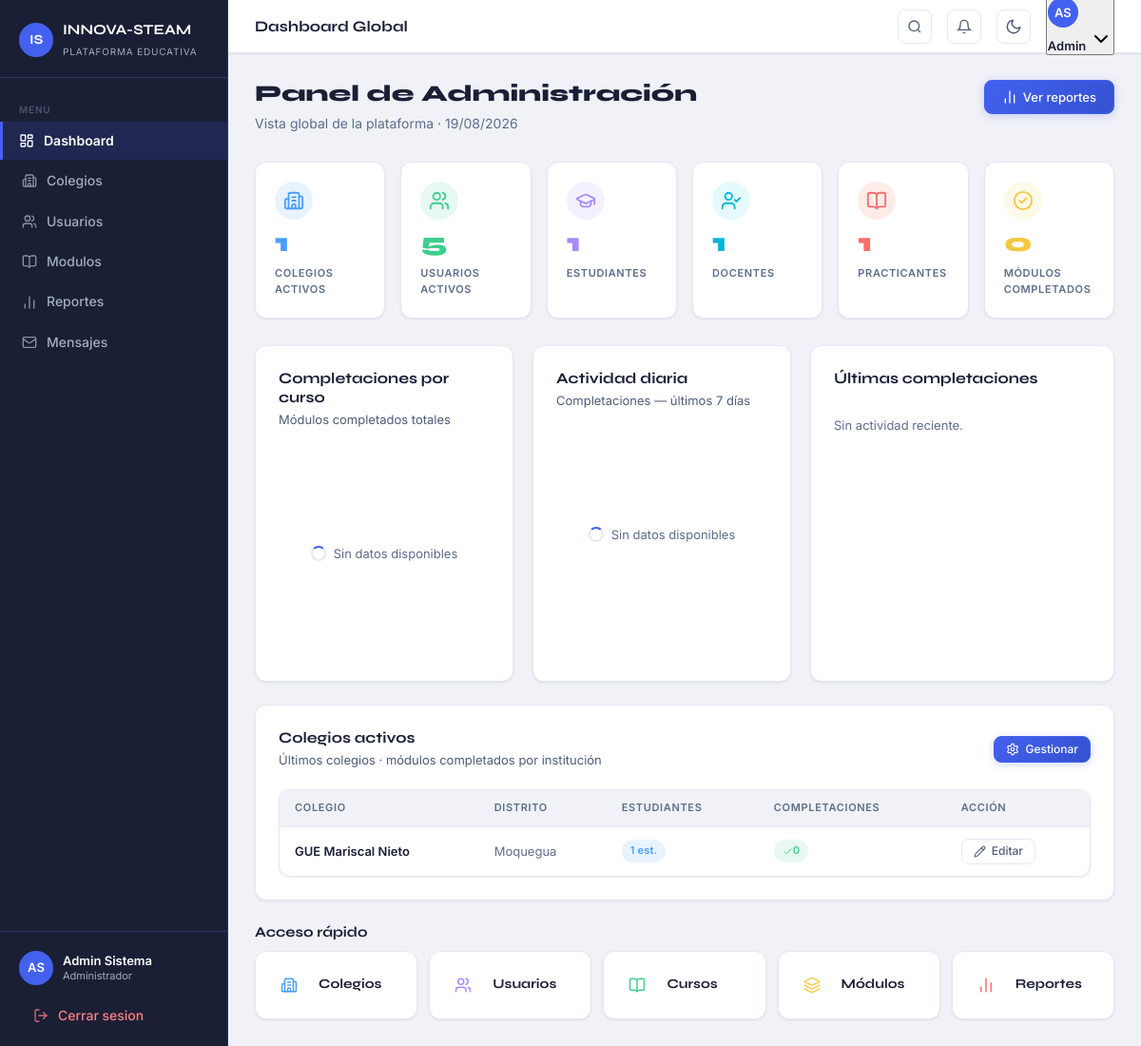
Page /admin/index.php (signed in) on the committed database.
### tables this page shows
CREATE TABLE colegios (
  id          INT UNSIGNED AUTO_INCREMENT PRIMARY KEY,
  nombre      VARCHAR(200)  NOT NULL,
  distrito    VARCHAR(100)  NOT NULL,
  ugel_codigo VARCHAR(30)   NOT NULL,
  director    VARCHAR(150),
  telefono    VARCHAR(30),
  activo      TINYINT(1)    NOT NULL DEFAULT 1,
  created_at  TIMESTAMP     NOT NULL DEFAULT CURRENT_TIMESTAMP
);

### includes/config.php (called while the page is built, shortened)
<?php
function sanitize(string $val): string
{
    return htmlspecialchars(trim($val), ENT_QUOTES, 'UTF-8');
}

### admin/index.php (the view, shortened to what this page needs)
<?php
require_once __DIR__ . '/../includes/config.php';
$pdo = getDB();
$stats = [
    'colegios'     => (int)$pdo->query("SELECT COUNT(*) FROM colegios WHERE activo=1")->fetchColumn(),
    'usuarios'     => (int)$pdo->query("SELECT COUNT(*) FROM usuarios WHERE activo=1")->fetchColumn(),
    'estudiantes'  => (int)$pdo->query("SELECT COUNT(*) FROM usuarios WHERE rol='estudiante' AND activo=1")->fetchColumn(),
    'docentes'     => (int)$pdo->query("SELECT COUNT(*) FROM usuarios WHERE rol='docente' AND activo=1")->fetchColumn(),
    'practicantes' => (int)$pdo->query("SELECT COUNT(*) FROM usuarios WHERE rol='practicante' AND activo=1")->fetchColumn(),
    'completados'  => (int)$pdo->query("SELECT COUNT(*) FROM progreso_estudiante WHERE completado=1")->fetchColumn(),
];
$actividad = $pdo->query("
    SELECT u.nombre, u.apellido, m.titulo AS modulo, c.nombre AS colegio
    FROM progreso_estudiante pe
    JOIN usuarios u ON u.id = pe.estudiante_id
    JOIN modulos m ON m.id = pe.modulo_id
    JOIN estudiante_aula ea ON ea.estudiante_id = pe.estudiante_id
    JOIN aulas a ON a.id = ea.aula_id
    JOIN colegios c ON c.id = a.colegio_id
    WHERE pe.completado = 1
    ORDER BY pe.completado_en DESC
    LIMIT 5
")->fetchAll();
$colegiosRecientes = $pdo->query("
    SELECT col.*,
           COUNT(DISTINCT u.id)   AS total_estudiantes,
           COUNT(DISTINCT pe.id)  AS total_completados
    FROM colegios col
    LEFT JOIN aulas a ON a.colegio_id = col.id
    LEFT JOIN estudiante_aula ea ON ea.aula_id = a.id
    LEFT JOIN usuarios u ON u.id = ea.estudiante_id AND u.rol='estudiante'
    LEFT JOIN progreso_estudiante pe ON pe.estudiante_id = u.id AND pe.completado = 1
    WHERE col.activo = 1
    GROUP BY col.id
    ORDER BY col.created_at DESC
    LIMIT 6
")->fetchAll();
require_once __DIR__ . '/../includes/header.php';
?>
<div class="page-action-header">
  <div>
    <h1 class="page-title">Panel de Administración</h1>
    <p class="page-subtitle">Vista global de la plataforma · <?= date('d/m/Y') ?></p>
  </div>
  <a href="<?= BASE_URL ?>/admin/reportes.php" class="btn btn-primary">
    <i data-lucide="bar-chart-2" style="width:16px;height:16px"></i>
    Ver reportes
  </a>
</div>
<div class="stats-grid-6">
  <div class="stat-card">
    <div class="stat-icon" style="background:rgba(74,158,255,.12);color:var(--blue)">
      <i data-lucide="building-2" style="width:22px;height:22px"></i>
    </div>
    <div class="stat-value" style="color:var(--blue)"><?= $stats['colegios'] ?></div>
    <div class="stat-label">Colegios activos</div>
  </div>
  <div class="stat-card">
    <div class="stat-icon" style="background:rgba(62,207,142,.12);color:var(--green)">
      <i data-lucide="users" style="width:22px;height:22px"></i>
    </div>
    <div class="stat-value" style="color:var(--green)"><?= $stats['usuarios'] ?></div>
    <div class="stat-label">Usuarios activos</div>
  </div>
  <div class="stat-card">
    <div class="stat-icon" style="background:rgba(167,139,250,.12);color:var(--purple)">
      <i data-lucide="graduation-cap" style="width:22px;height:22px"></i>
    </div>
    <div class="stat-value" style="color:var(--purple)"><?= $stats['estudiantes'] ?></div>
    <div class="stat-label">Estudiantes</div>
  </div>
  <div class="stat-card">
    <div class="stat-icon" style="background:rgba(34,211,238,.12);color:var(--teal)">
      <i data-lucide="user-check" style="width:22px;height:22px"></i>
    </div>
    <div class="stat-value" style="color:var(--teal)"><?= $stats['docentes'] ?></div>
    <div class="stat-label">Docentes</div>
  </div>
  <div class="stat-card">
    <div class="stat-icon" style="background:rgba(251,99,64,.12);color:var(--coral)">
      <i data-lucide="book-open" style="width:22px;height:22px"></i>
    </div>
    <div class="stat-value" style="color:var(--coral)"><?= $stats['practicantes'] ?></div>
    <div class="stat-label">Practicantes</div>
  </div>
  <div class="stat-card">
    <div class="stat-icon" style="background:rgba(245,200,66,.12);color:var(--gold)">
      <i data-lucide="check-circle-2" style="width:22px;height:22px"></i>
    </div>
    <div class="stat-value" style="color:var(--gold)"><?= $stats['completados'] ?></div>
    <div class="stat-label">Módulos completados</div>
  </div>
</div>
<div style="display:grid;grid-template-columns:1fr 1fr 320px;gap:20px;margin-bottom:24px">
  <div class="card">
    <div class="card-header">
      <div>
        <h2 class="card-title">Completaciones por curso</h2>
        <p class="card-subtitle">Módulos completados totales</p>
      </div>
    </div>
    <div class="chart-container" style="height:220px;position:relative" id="wrap1">
      <div class="chart-loading" id="load1">Cargando...</div>
    </div>
  </div>
  <div class="card">
    <div class="card-header">
      <div>
        <h2 class="card-title">Actividad diaria</h2>
        <p class="card-subtitle">Completaciones — últimos 7 días</p>
      </div>
    </div>
    <div class="chart-container" style="height:220px;position:relative" id="wrap2">
      <div class="chart-loading" id="load2">Cargando...</div>
    </div>
  </div>
  <div class="card" style="min-width:0">
    <div class="card-header">
      <h2 class="card-title">Últimas completaciones</h2>
    </div>
    <?php if (empty($actividad)): ?>
    <p style="font-size:13px;color:var(--text-muted);padding:8px 0">Sin actividad reciente.</p>
    <?php endif; ?>
  </div>
</div>
<div class="card mb-24">
  <div class="card-header">
    <div>
      <h2 class="card-title">Colegios activos</h2>
      <p class="card-subtitle">Últimos colegios · módulos completados por institución</p>
    </div>
    <a href="<?= BASE_URL ?>/admin/colegios.php" class="btn btn-primary btn-sm">
      <i data-lucide="settings" style="width:14px;height:14px"></i>
      Gestionar
    </a>
  </div>
  <div class="table-wrapper">
    <table>
      <thead>
        <tr>
          <th>Colegio</th>
          <th>Distrito</th>
          <th>Estudiantes</th>
          <th>Completaciones</th>
          <th>Acción</th>
        </tr>
      </thead>
      <tbody>
        <?php if (empty($colegiosRecientes)): ?>
        <tr><td colspan="5" style="text-align:center;padding:32px;color:var(--text-muted)">Sin colegios registrados</td></tr>
        <?php else: ?>
        <?php foreach ($colegiosRecientes as $col): ?>
        <tr>
          <td style="font-weight:600"><?= sanitize($col['nombre']) ?></td>
          <td style="color:var(--text-muted)"><?= sanitize($col['distrito']) ?></td>
          <td><span class="badge" style="background:rgba(74,158,255,.12);color:var(--blue)"><?= (int)$col['total_estudiantes'] ?> est.</span></td>
          <td>
            <span class="badge" style="background:rgba(62,207,142,.12);color:var(--green)">
              <i data-lucide="check" style="width:11px;height:11px"></i>
              <?= (int)$col['total_completados'] ?>
            </span>
          </td>
          <td>
            <a href="<?= BASE_URL ?>/admin/colegios.php?edit=<?= (int)$col['id'] ?>" class="btn btn-ghost btn-sm">
              <i data-lucide="pencil" style="width:13px;height:13px"></i>
              Editar
            </a>
          </td>
        </tr>
        <?php endforeach; ?>
        <?php endif; ?>
      </tbody>
    </table>
  </div>
</div>
<div style="margin-bottom:10px">
  <h2 style="font-family:'Syne',sans-serif;font-size:15px;font-weight:700;color:var(--text-primary)">Acceso rápido</h2>
</div>
<div style="display:grid;grid-template-columns:repeat(auto-fill,minmax(160px,1fr));gap:12px">
<?php
$links = [
  ['href' => BASE_URL.'/admin/colegios.php',  'icon' => 'building-2',  'label' => 'Colegios',  'color' => 'var(--blue)'],
  ['href' => BASE_URL.'/admin/usuarios.php',  'icon' => 'users',       'label' => 'Usuarios',  'color' => 'var(--purple)'],
  ['href' => BASE_URL.'/admin/cursos.php',    'icon' => 'book-open',   'label' => 'Cursos',    'color' => 'var(--green)'],
  ['href' => BASE_URL.'/admin/modulos.php',   'icon' => 'layers',      'label' => 'Módulos',   'color' => 'var(--gold)'],
  ['href' => BASE_URL.'/admin/reportes.php',  'icon' => 'bar-chart-2', 'label' => 'Reportes',  'color' => 'var(--coral)'],
];
foreach ($links as $l): ?>
<a href="<?= $l['href'] ?>"
   class="card"
   style="display:flex;align-items:center;gap:12px;text-decoration:none;padding:16px;transition:border-color .2s,transform .15s"
   onmouseover="this.style.borderColor='<?= $l['color'] ?>44';this.style.transform='translateY(-2px)'"
   onmouseout="this.style.borderColor='';this.style.transform=''">
  <div style="width:38px;height:38px;border-radius:10px;background:<?= $l['color'] ?>18;display:flex;align-items:center;justify-content:center;flex-shrink:0">
    <i data-lucide="<?= $l['icon'] ?>" style="width:18px;height:18px;color:<?= $l['color'] ?>"></i>
  </div>
  <span style="font-family:'Syne',sans-serif;font-weight:700;font-size:14px;color:var(--text-primary)"><?= $l['label'] ?></span>
</a>
<?php endforeach; ?>
</div>
<?php require_once __DIR__ . '/../includes/footer.php'; ?>

### rows in the picture
colegios: nombre "GUE Mariscal Nieto", distrito "Moquegua", total_estudiantes "1", total_completados "0"

### other values in the picture
$item['label'] "Dashboard"
$item['label'] "Colegios"
$item['label'] "Usuarios"
$item['label'] "Modulos"
$item['label'] "Reportes"
$item['label'] "Mensajes"
$initials "AS"
$rolLabel "Administrador"
$pageTitle "Dashboard Global"
$user['nombre'] "Admin"
$stats['colegios'] "1"
$stats['usuarios'] "5"
$stats['estudiantes'] "1"
$stats['docentes'] "1"
$stats['practicantes'] "1"
